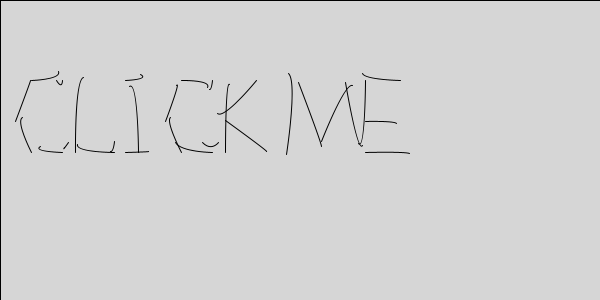
Frame 1 (no input)
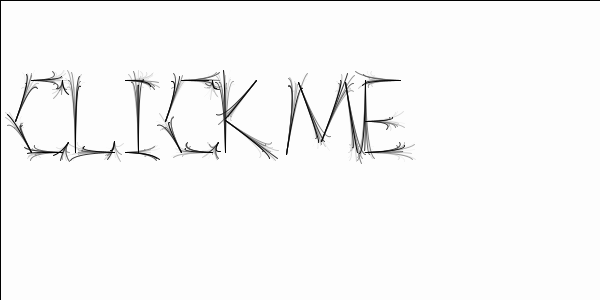
Frame 60 (the mouse pressed at the canvas centre just before this capture)
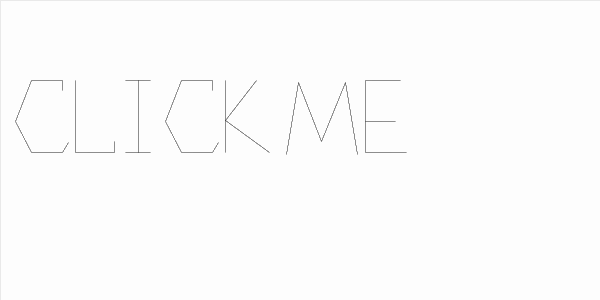
Frame 120 (the mouse held since frame 60 and released just before this capture)

The Processing sketch that drew these frames (run headless with seeded random() and noise(); from frame 60 on, the mouse is pressed at the canvas centre):

// Processing sketch: processing_2061
// ── processing_2061.pde

/**
 *    fjenett 2009-05-07
 *    
 *    system für einen generativen font, schrift von tobias tschense
 *
 *    abgeändert von mir :)
 */

String input = "click me";  // der eingegebene text
float spacing = 60;
int selector = 0;

void setup ()
{
    size( 600, 300 );
}


void draw ()
{
    fill(255, 50);
    rect(0, 0, width, height);                        // hintergrund weiss
    noFill();
    drawGenerativeText( input, 15, height/2 );
}

void mousePressed(){
  selector = (selector+1)%4;
}

void keyPressed ()                             // wird aufgerufen wenn eine taste gedrückt wurde!
{
    if ( key == BACKSPACE || key == DELETE )   // ist die taste delete oder backspace? dann ..
    {
        if ( input != null && input.length() > 0 )    // enthält unsere variable schon text? dann ..
        {
            input = input.substring(0,input.length()-1);    // um eines verkürzen
        }
    }
    else if ( key != CODED )                   // taste nicht kodiert (hat ein zeichen)? dann ..
    {
        input += key;                          // zeichen an den text in der variable anhängen
    }
}

void drawGenerativeText ( String txt, float x, float y )
{
    if ( input == null || input.trim().equals("") ) return;    // leer? dann nix machen

        stroke( 0 );
    noFill();

    pushMatrix();

    translate( x, y );
    translate( 0, -70 );

    for ( int i = 0; i < txt.length(); i++ )
    {
        char c = input.charAt( i );

        drawGenerativeChar(c);
    }

    popMatrix();
}

void rLine ( float x1, float y1, float x2, float y2 )
{
 switch(selector){
 case 0: 
   bezier( (x1), (y1),x1, y1, x2, y2, (x2+random(-10, 10)), (y2+random(-10, 10)));
   break;
 case 1:
 float change;
  float a = sqrt((x1-x2)*(x1-x2)+(y1-y2)*(y1-y2))*map(mouseX, 0, width, -0.3, 0.3);
  strokeWeight(0.1);
  stroke(0, 30);
  if(x1>x2){
    change = x1;
    x1 = x2;
    x2= change;
    change = y1; 
    y1 = y2;
    y2= change;
  }
  
  for(float i= 0.5; i<1.5; i+= 0.1){
    bezier( (x1), (y1), (x1+a*i), (y1+a*i), (x2-a*i), (y2-a*i), (x2), (y2));
  }
  break;
 case 2:
 fill(random(255)); 
 quad(x1, y1, x1+random(-10, 10), y1+random(-10, 10), x2+random(-10, 10), y2+random(-10, 10), x2, y2);
 break;
 case 3: 
 float points = sqrt((x1-x2)*(x1-x2)+(y1-y2)*(y1-y2))*20;
  
  for(float i= 0; i<points; i++){  
    stroke(random(1), 1, 0);
    
    float xi = map( i, 0, points, x1, x2 )+tan(random(4*PI))*30*mouseX/width; 
    float yi = map( i, 0, points, y1, y2 )+tan(random(4*PI))*30*mouseX/width;
    
    point(xi, yi);
  }
  break;
 }
 

}

void drawGenerativeChar ( char c )
{
    switch ( c )
    {
    case 'a':
        draw_a();
        break;
    case 'b':
        draw_b();
        break;
    case 'c':
        draw_c();
        break;
    case 'd':
        draw_d();
        break;
    case 'e':
        draw_e();
        break;
    case 'f':
        draw_f();
        break;
    case 'g':
        draw_g();
        break;
    case 'h':
        draw_h();
        break;
    case 'i':
        draw_i();
        break;
    case 'j':
        draw_j();
        break;
    case 'k':
        draw_k();
        break;
    case 'l':
        draw_l();
        break;
    case 'm':
        draw_m();
        break;
    case 'n':
        draw_n();
        break;
    case 'o':
        draw_o();
        break;
    case 'p':
        draw_p();
        break;
    case 'q':
        draw_q();
        break;
    case 'r':
        draw_r();
        break;
    case 's':
        draw_s();
        break;
    case 't':
        draw_t();
        break;
    case 'u':
        draw_u();
        break;
    case 'v':
        draw_v();
        break;
    case 'w':
        draw_w();
        break;
    case 'x':
        draw_x();
        break;
    case 'y':
        draw_y();
        break;
    case 'z':
        draw_z();
        break;

    case '0':
        draw_0();
        break;
    case '1':
        draw_1();
        break;
    case '2':
        draw_2();
        break;
    case '3':
        draw_3();
        break;
    case '4':
        draw_4();
        break;
    case '5':
        draw_5();
        break;
    case '6':
        draw_6();
        break;
    case '7':
        draw_7();
        break;
    case '8':
        draw_8();
        break;
    case '9':
        draw_9();
        break;
    }
}

void draw_a () {
    rLine( 0 , 72 , 26 , 0 );
    rLine( 26 , 0 , 46 , 72 );
    rLine( 46 , 72 , 13 , 54 );
    translate(spacing, 0);
}

void draw_b () {
    rLine( 0 , 0 , 29 , 0 );
    rLine( 29 , 0 , 38 , 15 );
    rLine( 38 , 15 , 28 , 35 );
    rLine( 28 , 35 , 45 , 48 );
    rLine( 45 , 48 , 37 , 72 );
    rLine( 37 , 72 , 0 , 72 );
    rLine( 0 , 72 , 0 , 0 );
    translate(spacing, 0);
}

void draw_c () {
    rLine( 53 , 62 , 47 , 72 );
    rLine( 47 , 72 , 16 , 72 );
    rLine( 16 , 72 , 0 , 41 );
    rLine( 0 , 41 , 16 , 0 );
    rLine( 16 , 0 , 47 , 0 );
    rLine( 47 , 0 , 47 , 10 );
    translate(spacing, 0);
}

void draw_d () {
    rLine( 0 , 0 , 35 , 0 );
    rLine( 35 , 0 , 53 , 41 );
    rLine( 53 , 41 , 37 , 72 );
    rLine( 37 , 72 , 0 , 72 );
    rLine( 0 , 72 , 0 , 0 );
    translate(spacing, 0);
}

void draw_e () {
    rLine( 35 , 0 , 0 , 0 );
    rLine( 0 , 0 , 0 , 72 );
    rLine( 0 , 72 , 41 , 72 );
    rLine( 0 , 41 , 30 , 41 );
    translate(spacing-10, 0);
}

void draw_f () {
    rLine( 0 , 72 , 0 , 0 );
    rLine( 0 , 0 , 35 , 0 );
    rLine( 32 , 42 , 0 , 42 );
    translate(spacing, 0);
}

void draw_g () {
    rLine( 33 , 41 , 58 , 41 );
    rLine( 58 , 41 , 58 , 72 );
    rLine( 58 , 72 , 16 , 72 );
    rLine( 16 , 72 , 0 , 41 );
    rLine( 0 , 41 , 16 , 0 );
    rLine( 16 , 0 , 52 , 0 );
    rLine( 52 , 0 , 52 , 10 );
    translate(spacing+10, 0);
}

void draw_h () {
    rLine( 0 , 37 , 45 , 37 );
    rLine( 0 , 72 , 0 , 0 );
    rLine( 45 , 0 , 45 , 72 );
    translate(spacing, 0);
}

void draw_i () {
    rLine( 0 , 0 , 25 , 0 );
    rLine( 0 , 72 , 25 , 72 );
    rLine( 13 , 72 , 13 , 0 );
    translate(spacing-20, 0);
}

void draw_j () {
    rLine( 10 , 88 , 27 , 74 );
    rLine( 27 , 74 , 27 , 0 );
    rLine( 27 , 0 , 0 , 0 );
    rLine( 0 , 0 , 0 , 10 );
    translate(spacing-10, 0);
}

void draw_k () {
    rLine( 0 , 72 , 0 , 0 );
    rLine( 31 , 0 , 0 , 40 );
    rLine( 0 , 40 , 44 , 72 );
    translate(spacing, 0);
}

void draw_l () {
    rLine( 39 , 61 , 39 , 72 );
    rLine( 39 , 72 , 0 , 72 );
    rLine( 0 , 72 , 0 , 0 );
    translate(spacing-10, 0);
}

void draw_m () {
    rLine( 1 , 74 , 13 , 2 );
    rLine( 13 , 2 , 36 , 61 );
    rLine( 36 , 61 , 60 , 2 );
    rLine( 60 , 2 , 72 , 74 );
    translate(spacing+20, 0);
}

void draw_n () {
    rLine( 0 , 72 , 0 , 2 );
    rLine( 0 , 2 , 46 , 72 );
    rLine( 46 , 72 , 46 , 2 );
    translate(spacing, 0);
}

void draw_o () {
    rLine( 48 , 72 , 21 , 72 );
    rLine( 21 , 72 , 0 , 42 );
    rLine( 0 , 42 , 21 , 0 );
    rLine( 21 , 0 , 48 , 0 );
    rLine( 48 , 0 , 68 , 42 );
    rLine( 68 , 42 , 48 , 72 );
    translate(spacing+20, 0); 
}

void draw_p () {
    rLine( 0 , 72 , 0 , 0 );
    rLine( 0 , 0 , 35 , 0 );
    rLine( 35 , 0 , 47 , 18 );
    rLine( 47 , 18 , 37 , 42 );
    rLine( 37 , 42 , 7 , 42 );
    translate(spacing, 0);    
}

void draw_q () {
    rLine( 51 , 80 , 34 , 66 );
    rLine( 34 , 66 , 21 , 72 );
    rLine( 21 , 72 , 0 , 42 );
    rLine( 0 , 42 , 21 , 0 );
    rLine( 21 , 0 , 48 , 0 );
    rLine( 48 , 0 , 68 , 42 );
    rLine( 68 , 42 , 48 , 72 );
    translate(spacing, 0);
}

void draw_r () {
    rLine( 0 , 72 , 0 , 0 );
    rLine( 0 , 0 , 34 , 0 );
    rLine( 34 , 0 , 47 , 18 );
    rLine( 47 , 18 , 36 , 42 );
    rLine( 36 , 42 , 6 , 42 );
    rLine( 6 , 42 , 51 , 72 );
    translate(spacing, 0);
}

void draw_s () {
    rLine( 4 , 72 , 37 , 72 );
    rLine( 37 , 72 , 43 , 54 );
    rLine( 43 , 54 , 34 , 35 );
    rLine( 34 , 35 , 9 , 35 );
    rLine( 9 , 35 , 0 , 18 );
    rLine( 0 , 18 , 12 , 0 );
    rLine( 12 , 0 , 38 , 0 );
    translate(spacing, 0);
}

void draw_t () {
    rLine( 0 , 0 , 63 , 0 );
    rLine( 32 , 72 , 32 , 0 );
    translate(spacing, 0);
}

void draw_u () {
    rLine( 0 , 0 , 0 , 57 );
    rLine( 0 , 57 , 11 , 72 );
    rLine( 11 , 72 , 47 , 72 );
    rLine( 47 , 72 , 47 , 0 );
    translate(spacing, 0);
}

void draw_v () {
    rLine( 0 , 0 , 26 , 72 );
    rLine( 26 , 72 , 52 , 0 );
    translate(spacing, 0);
}

void draw_w () {
    rLine( 0 , 0 , 26 , 72 );
    rLine( 26 , 72 , 41 , 30 );
    rLine( 30 , 0 , 57 , 72 );
    rLine( 57 , 72 , 82 , 0 );
    translate(spacing+30, 0);
}

void draw_x () {
    rLine( 0 , 72 , 43 , 0 );
    rLine( 0 , 0 , 43 , 72 );
    translate(spacing, 0);
}

void draw_y () {
    rLine( 22 , 72 , 22 , 40 );
    rLine( 22 , 40 , 44 , 0 );
    rLine( 0 , 0 , 22 , 40 );
    translate(spacing, 0);
}

void draw_z () {
    rLine( 4 , 0 , 47 , 0 );
    rLine( 47 , 0 , 0 , 72 );
    rLine( 0 , 72 , 46 , 72 );
    translate(spacing, 0);
}

void draw_0 () {
    rLine( 45 , 72 , 0 , 72 );
    rLine( 0 , 72 , 0 , 0 );
    rLine( 0 , 0 , 45 , 0 );
    rLine( 45 , 0 , 45 , 72 );
    translate(spacing, 0);
}

void draw_1 () {
    rLine( 19 , 72 , 49 , 72 );
    rLine( 0 , 13 , 34 , 0 );
    rLine( 34 , 1 , 34 , 72 );
    translate(spacing, 0);
}

void draw_2 () {
    rLine( 3 , 0 , 29 , 0 );
    rLine( 29 , 0 , 44 , 20 );
    rLine( 44 , 20 , 0 , 72 );
    rLine( 0 , 72 , 45 , 72 );
    translate(spacing, 0);
}

void draw_3 () {
    rLine( 3 , 0 , 28 , 0 );
    rLine( 28 , 0 , 40 , 17 );
    rLine( 40 , 17 , 28 , 34 );
    rLine( 28 , 34 , 45 , 51 );
    rLine( 45 , 51 , 31 , 72 );
    rLine( 31 , 72 , 0 , 72 );
    translate(spacing, 0);
}

void draw_4 () {
    rLine( 50 , 50 , 0 , 50 );
    rLine( 0 , 50 , 40 , 0 );
    rLine( 40 , 0 , 40 , 72 );
    translate(spacing, 0);
}

void draw_5 () {
    rLine( 0 , 72 , 26 , 72 );
    rLine( 26 , 72 , 38 , 51 );
    rLine( 38 , 51 , 24 , 34 );
    rLine( 24 , 34 , 0 , 34 );
    rLine( 0 , 34 , 0 , 0 );
    rLine( 0 , 0 , 33 , 0 );
    translate(spacing, 0);
}

void draw_6 () {
    rLine( 0 , 33 , 35 , 37 );
    rLine( 35 , 37 , 35 , 72 );
    rLine( 35 , 72 , 0 , 72 );
    rLine( 0 , 72 , 0 , 33 );
    rLine( 0 , 33 , 20 , 0 );
    translate(spacing, 0);
}

void draw_7 () {
    rLine( 0 , 0 , 41 , 0 );
    rLine( 41 , 0 , 15 , 72 );
    translate(spacing, 0);
}

void draw_8 () {
    rLine( 2 , 33 , 2 , 0 );
    rLine( 2 , 0 , 35 , 0 );
    rLine( 35 , 0 , 35 , 33 );
    rLine( 35 , 33 , 0 , 40 );
    rLine( 0 , 40 , 0 , 72 );
    rLine( 0 , 72 , 38 , 72 );
    rLine( 38 , 72 , 38 , 40 );
    rLine( 38 , 40 , 2 , 33 );
    translate(spacing, 0);
}

void draw_9 () {
    rLine( 31 , 42 , 10 , 42 );
    rLine( 10 , 42 , 0 , 21 );
    rLine( 0 , 21 , 17 , 0 );
    rLine( 17 , 0 , 44 , 0 );
    rLine( 44 , 0 , 28 , 72 );
    translate(spacing, 0);
}
